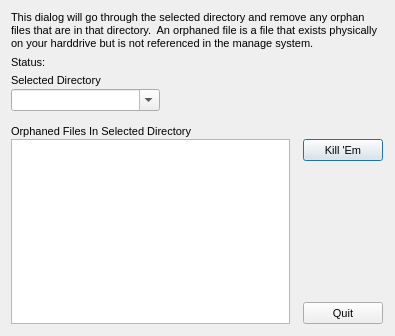
<?xml version="1.0"?>
<ui version="4.0">
  <class>OrphanRemoveDialog</class>
  <widget class="QDialog" name="IDD_ORPHAN">
    <property name="geometry">
      <rect>
        <x>0</x>
        <y>0</y>
        <width>395</width>
        <height>336</height>
      </rect>
    </property>
    <property name="windowTitle">
      <string>Orphan Hunter</string>
    </property>
    <property name="font">
      <font>
        <family>Liberation Sans</family>
        <pointsize>8</pointsize>
        <bold>false</bold>
        <italic>false</italic>
      </font>
    </property>
    <property name="enabled">
      <bool>true</bool>
    </property>
    <property name="windowFlags">
      <set>Qt::Dialog|Qt::WindowCloseButtonHint</set>
    </property>
    <property name="minimumSize">
      <size>
        <width>395</width>
        <height>336</height>
      </size>
    </property>
    <property name="maximumSize">
      <size>
        <width>395</width>
        <height>336</height>
      </size>
    </property>
    <widget class="QWidget" name="widget">
      <property name="geometry">
        <rect>
          <x>0</x>
          <y>0</y>
          <width>0</width>
          <height>0</height>
        </rect>
      </property>
      <property name="visible">
        <bool>true</bool>
      </property>
      <property name="enabled">
        <bool>true</bool>
      </property>
    </widget>
    <widget class="QLabel" name="IDC_STATIC">
      <property name="wordWrap">
        <bool>true</bool>
      </property>
      <property name="geometry">
        <rect>
          <x>11</x>
          <y>11</y>
          <width>372</width>
          <height>47</height>
        </rect>
      </property>
      <property name="text">
        <string>This dialog will go through the selected directory and remove any orphan files that are in that directory.  An orphaned file is a file that exists physically on your harddrive but is not referenced in the manage system.</string>
      </property>
      <property name="visible">
        <bool>true</bool>
      </property>
      <property name="enabled">
        <bool>true</bool>
      </property>
      <property name="alignment">
        <set>Qt::AlignLeft</set>
      </property>
    </widget>
    <widget class="QLabel" name="IDC_STATIC_2">
      <property name="geometry">
        <rect>
          <x>11</x>
          <y>56</y>
          <width>51</width>
          <height>13</height>
        </rect>
      </property>
      <property name="text">
        <string>Status:</string>
      </property>
      <property name="visible">
        <bool>true</bool>
      </property>
      <property name="enabled">
        <bool>true</bool>
      </property>
      <property name="alignment">
        <set>Qt::AlignLeft</set>
      </property>
    </widget>
    <widget class="QLabel" name="IDC_STATUS">
      <property name="geometry">
        <rect>
          <x>49</x>
          <y>56</y>
          <width>269</width>
          <height>13</height>
        </rect>
      </property>
      <property name="visible">
        <bool>true</bool>
      </property>
      <property name="enabled">
        <bool>true</bool>
      </property>
      <property name="alignment">
        <set>Qt::AlignLeft</set>
      </property>
    </widget>
    <widget class="QLabel" name="IDC_STATIC_3">
      <property name="geometry">
        <rect>
          <x>11</x>
          <y>74</y>
          <width>94</width>
          <height>13</height>
        </rect>
      </property>
      <property name="text">
        <string>Selected Directory</string>
      </property>
      <property name="visible">
        <bool>true</bool>
      </property>
      <property name="enabled">
        <bool>true</bool>
      </property>
      <property name="alignment">
        <set>Qt::AlignLeft</set>
      </property>
    </widget>
    <widget class="QLabel" name="IDC_STATS">
      <property name="geometry">
        <rect>
          <x>168</x>
          <y>82</y>
          <width>160</width>
          <height>42</height>
        </rect>
      </property>
      <property name="visible">
        <bool>true</bool>
      </property>
      <property name="enabled">
        <bool>true</bool>
      </property>
      <property name="alignment">
        <set>Qt::AlignLeft</set>
      </property>
    </widget>
    <widget class="QComboBox" name="IDC_DIRECTORY">
      <property name="maxVisibleItems">
        <number>11</number>
      </property>
      <property name="geometry">
        <rect>
          <x>11</x>
          <y>89</y>
          <width>149</width>
          <height>22</height>
        </rect>
      </property>
      <property name="visible">
        <bool>true</bool>
      </property>
      <property name="enabled">
        <bool>true</bool>
      </property>
      <property name="editable">
        <bool>true</bool>
      </property>
    </widget>
    <widget class="QLabel" name="IDC_STATIC_4">
      <property name="geometry">
        <rect>
          <x>11</x>
          <y>125</y>
          <width>186</width>
          <height>13</height>
        </rect>
      </property>
      <property name="text">
        <string>Orphaned Files In Selected Directory</string>
      </property>
      <property name="visible">
        <bool>true</bool>
      </property>
      <property name="enabled">
        <bool>true</bool>
      </property>
      <property name="alignment">
        <set>Qt::AlignLeft</set>
      </property>
    </widget>
    <widget class="QListWidget" name="IDC_LIST">
      <property name="geometry">
        <rect>
          <x>11</x>
          <y>139</y>
          <width>279</width>
          <height>185</height>
        </rect>
      </property>
      <property name="visible">
        <bool>true</bool>
      </property>
      <property name="enabled">
        <bool>true</bool>
      </property>
      <property name="selectionMode">
        <enum>QAbstractItemView::SingleSelection</enum>
      </property>
    </widget>
    <widget class="QPushButton" name="IDOK">
      <property name="geometry">
        <rect>
          <x>303</x>
          <y>139</y>
          <width>80</width>
          <height>22</height>
        </rect>
      </property>
      <property name="text">
        <string>Kill 'Em</string>
      </property>
      <property name="visible">
        <bool>true</bool>
      </property>
      <property name="enabled">
        <bool>true</bool>
      </property>
      <property name="default">
        <bool>true</bool>
      </property>
      <property name="autoDefault">
        <bool>true</bool>
      </property>
    </widget>
    <widget class="QPushButton" name="IDCANCEL">
      <property name="geometry">
        <rect>
          <x>303</x>
          <y>302</y>
          <width>80</width>
          <height>22</height>
        </rect>
      </property>
      <property name="text">
        <string>Quit</string>
      </property>
      <property name="visible">
        <bool>true</bool>
      </property>
      <property name="enabled">
        <bool>true</bool>
      </property>
      <property name="default">
        <bool>false</bool>
      </property>
      <property name="autoDefault">
        <bool>false</bool>
      </property>
    </widget>
    <action name="IDD_ORPHANHUNTER">
      <property name="text">
        <string>Orphan Hunter</string>
      </property>
    </action>
    <action name="IDD_REORDER_PAGES">
      <property name="text">
        <string>Reorder Net Pages</string>
      </property>
    </action>
    <action name="IDD_SHOW_ALL_CHECKED_OUT">
      <property name="text">
        <string>Show All Pages Checked Out</string>
      </property>
    </action>
    <action name="IDM_IMPORT_BITMAP">
      <property name="text">
        <string>Bitmap/Animation Converter...</string>
      </property>
    </action>
    <action name="ID_APP_ABOUT">
      <property name="text">
        <string>&amp;About editor...</string>
      </property>
    </action>
    <action name="ID_APP_EXIT">
      <property name="text">
        <string>E&amp;xit</string>
      </property>
      <property name="shortcut">
        <string>Alt+X</string>
      </property>
    </action>
    <action name="ID_BRIEFING_EDITOR">
      <property name="text">
        <string>Briefing Editor...</string>
      </property>
    </action>
    <action name="ID_BUTTON_LIGHTING">
      <property name="text">
        <string>ID_BUTTON_LIGHTING</string>
      </property>
    </action>
    <action name="ID_BUTTON_OUTLINE">
      <property name="text">
        <string>ID_BUTTON_OUTLINE</string>
      </property>
    </action>
    <action name="ID_BUTTON_WINDOWSELECTION">
      <property name="text">
        <string>ID_BUTTON_WINDOWSELECTION</string>
      </property>
    </action>
    <action name="ID_D3HELP">
      <property name="text">
        <string>Help on D3 Editor</string>
      </property>
    </action>
    <action name="ID_EDITORS_AIPROPERTIES">
      <property name="text">
        <string>AI Properties...</string>
      </property>
    </action>
    <action name="ID_EDITORS_AMBIENTSOUNDS">
      <property name="text">
        <string>Ambient Sounds...</string>
      </property>
    </action>
    <action name="ID_EDITORS_DALLAS">
      <property name="text">
        <string>Dallas Graphical Script Editor...</string>
      </property>
    </action>
    <action name="ID_EDITORS_FILES">
      <property name="text">
        <string>Files...</string>
      </property>
    </action>
    <action name="ID_EDITORS_MEGACELLS">
      <property name="text">
        <string>Megacells...</string>
      </property>
    </action>
    <action name="ID_EDIT_ADDSELECT">
      <property name="text">
        <string>Add Current Room to Selected List</string>
      </property>
    </action>
    <action name="ID_EDIT_ATTACH">
      <property name="text">
        <string>&amp;Attach</string>
      </property>
    </action>
    <action name="ID_EDIT_CLEARSELECTED">
      <property name="text">
        <string>Clear Selected List</string>
      </property>
    </action>
    <action name="ID_EDIT_COPY">
      <property name="text">
        <string>&amp;Copy</string>
      </property>
      <property name="shortcut">
        <string>Ctrl+Ins</string>
      </property>
    </action>
    <action name="ID_EDIT_CUT">
      <property name="text">
        <string>Cu&amp;t</string>
      </property>
      <property name="shortcut">
        <string>Shift+Del</string>
      </property>
    </action>
    <action name="ID_EDIT_DELETE">
      <property name="text">
        <string>&amp;Delete</string>
      </property>
    </action>
    <action name="ID_EDIT_LOADSCRAP">
      <property name="text">
        <string>Load Scrap from Disk</string>
      </property>
    </action>
    <action name="ID_EDIT_PASTE">
      <property name="text">
        <string>&amp;Paste</string>
      </property>
      <property name="shortcut">
        <string>Shift+Ins</string>
      </property>
    </action>
    <action name="ID_EDIT_PLACE">
      <property name="text">
        <string>&amp;Place in Mine</string>
      </property>
    </action>
    <action name="ID_EDIT_PLACE_TERRAIN">
      <property name="text">
        <string>&amp;Place on Terrain</string>
      </property>
    </action>
    <action name="ID_EDIT_REMOVESELECT">
      <property name="text">
        <string>Remove Current Room from Selected List</string>
      </property>
    </action>
    <action name="ID_EDIT_SAVESCRAP">
      <property name="text">
        <string>Save Scrap to Disk</string>
      </property>
    </action>
    <action name="ID_EDIT_SELECTATTACHED">
      <property name="text">
        <string>Select All Rooms Attached to Current Room</string>
      </property>
    </action>
    <action name="ID_EDIT_UNDO">
      <property name="text">
        <string>&amp;Undo</string>
      </property>
      <property name="shortcut">
        <string>Alt+Backspace</string>
      </property>
    </action>
    <action name="ID_FILE_AUTOSAVE">
      <property name="text">
        <string>Autosave</string>
      </property>
      <property name="checkable">
        <bool>true</bool>
      </property>
    </action>
    <action name="ID_FILE_CHECKMINE">
      <property name="text">
        <string>&amp;Check Mine</string>
      </property>
    </action>
    <action name="ID_FILE_FIXCRACKS">
      <property name="text">
        <string>Fix Level Cracks</string>
      </property>
    </action>
    <action name="ID_FILE_FIXDEGENERATEFACES">
      <property name="text">
        <string>Fix/Remove Degenerate Faces</string>
      </property>
    </action>
    <action name="ID_FILE_IMPORT_ROOM">
      <property name="text">
        <string>Import 3DSMax Room</string>
      </property>
    </action>
    <action name="ID_FILE_INFORMATION">
      <property name="text">
        <string>&amp;Information</string>
      </property>
      <property name="shortcut">
        <string>Alt+I</string>
      </property>
    </action>
    <action name="ID_FILE_LEAVE_EDITOR">
      <property name="text">
        <string>Go to main menu...</string>
      </property>
    </action>
    <action name="ID_FILE_LEVELPROPS">
      <property name="text">
        <string>Set Selected Room(s) Properties</string>
      </property>
    </action>
    <action name="ID_FILE_LEVEL_INFO">
      <property name="text">
        <string>Edit Level Info...</string>
      </property>
    </action>
    <action name="ID_FILE_MRU_FILE1">
      <property name="text">
        <string>Recent File</string>
      </property>
      <property name="enabled">
        <bool>false</bool>
      </property>
    </action>
    <action name="ID_FILE_NEW">
      <property name="text">
        <string>&amp;New</string>
      </property>
      <property name="shortcut">
        <string>Ctrl+N</string>
      </property>
    </action>
    <action name="ID_FILE_OPEN">
      <property name="text">
        <string>&amp;Open...</string>
      </property>
      <property name="shortcut">
        <string>Ctrl+O</string>
      </property>
    </action>
    <action name="ID_FILE_PLAY640X480">
      <property name="text">
        <string>&amp;Play in 640 x 480</string>
      </property>
      <property name="shortcut">
        <string>Alt+P</string>
      </property>
    </action>
    <action name="ID_FILE_PREFERENCES">
      <property name="text">
        <string>Preferences</string>
      </property>
    </action>
    <action name="ID_FILE_PRINT">
      <property name="text">
        <string>&amp;Print...</string>
      </property>
      <property name="shortcut">
        <string>Ctrl+P</string>
      </property>
    </action>
    <action name="ID_FILE_PRINT_PREVIEW">
      <property name="text">
        <string>Print Pre&amp;view</string>
      </property>
    </action>
    <action name="ID_FILE_PRINT_SETUP">
      <property name="text">
        <string>P&amp;rint Setup...</string>
      </property>
    </action>
    <action name="ID_FILE_REMOVEDUPLICATEFACESFROMCURRENTROOM">
      <property name="text">
        <string>Remove Duplicate Faces from Current Room</string>
      </property>
    </action>
    <action name="ID_FILE_REMOVEEXTRAPOINTS">
      <property name="text">
        <string>Remove Extra Points</string>
      </property>
    </action>
    <action name="ID_FILE_RESTOREGAMESTATE">
      <property name="text">
        <string>Restore Gamestate</string>
      </property>
    </action>
    <action name="ID_FILE_SAVE">
      <property name="text">
        <string>&amp;Save</string>
      </property>
      <property name="shortcut">
        <string>Ctrl+S</string>
      </property>
    </action>
    <action name="ID_FILE_SAVEGOALTEXT">
      <property name="text">
        <string>Save Goal Text to File</string>
      </property>
    </action>
    <action name="ID_FILE_SAVE_AS">
      <property name="text">
        <string>Save &amp;As...</string>
      </property>
    </action>
    <action name="ID_FILE_SAVE_COPY_AS">
      <property name="text">
        <string>Save Copy &amp;As...</string>
      </property>
    </action>
    <action name="ID_FILE_STATS">
      <property name="text">
        <string>Show Level Stats</string>
      </property>
    </action>
    <action name="ID_FILE_UPDATE">
      <property name="text">
        <string>&amp;Update</string>
      </property>
      <property name="shortcut">
        <string>Ctrl+S</string>
      </property>
    </action>
    <action name="ID_FILE_VERIFY_LEVEL">
      <property name="text">
        <string>Verify Level</string>
      </property>
    </action>
    <action name="ID_HOTSPOT_TGA">
      <property name="text">
        <string>HotSpot TGA Extractor...</string>
      </property>
    </action>
    <action name="ID_MINE_VIEW">
      <property name="text">
        <string>Mine View</string>
      </property>
      <property name="shortcut">
        <string>F2</string>
      </property>
    </action>
    <action name="ID_OBJBUTTON">
      <property name="text">
        <string>ID_OBJBUTTON</string>
      </property>
    </action>
    <action name="ID_OBJECT_DELETEOBJECT">
      <property name="text">
        <string>Delete Object</string>
      </property>
      <property name="shortcut">
        <string>Del</string>
      </property>
    </action>
    <action name="ID_OBJECT_MOVEPLAYER">
      <property name="text">
        <string>Move Player 0 to Viewer</string>
      </property>
    </action>
    <action name="ID_OBJECT_PLACECAMERAATCURRENTFACE">
      <property name="text">
        <string>Create New Camera at Current Face</string>
      </property>
    </action>
    <action name="ID_OBJECT_PLACECAMERAATVIEWER">
      <property name="text">
        <string>Create New Camera at Viewer</string>
      </property>
    </action>
    <action name="ID_OBJECT_PLACEOBJECT">
      <property name="text">
        <string>Place Object</string>
      </property>
      <property name="shortcut">
        <string>Ins</string>
      </property>
    </action>
    <action name="ID_OBJECT_PLACESOUNDSOURCEATVIEWER">
      <property name="text">
        <string>Create SoundSource at Viewer</string>
      </property>
    </action>
    <action name="ID_OBJECT_PLACEWAYPOINTATVIEWER">
      <property name="text">
        <string>Place Waypoint at Viewer</string>
      </property>
    </action>
    <action name="ID_OBJECT_SELECTBYNUMBER">
      <property name="text">
        <string>Select Object By Number</string>
      </property>
    </action>
    <action name="ID_OBJECT_SETCAMERAFROMVIEWER">
      <property name="text">
        <string>Move Camera to Viewer</string>
      </property>
    </action>
    <action name="ID_OBJECT_SETVIEWERFROMCAMERA">
      <property name="text">
        <string>Move Viewer to Camera</string>
      </property>
    </action>
    <action name="ID_OSIRISCOMPILE">
      <property name="text">
        <string>ID_OSIRISCOMPILE</string>
      </property>
    </action>
    <action name="ID_REINIT_OPENGL">
      <property name="text">
        <string>ID_REINIT_OPENGL</string>
      </property>
    </action>
    <action name="ID_ROOM_ADD">
      <property name="text">
        <string>&amp;Add Room at Current Face</string>
      </property>
      <property name="shortcut">
        <string>Shift+A</string>
      </property>
    </action>
    <action name="ID_ROOM_ADDVERTTONEWFACE">
      <property name="text">
        <string>Add Vert to New Face</string>
      </property>
      <property name="shortcut">
        <string>Shift+V</string>
      </property>
    </action>
    <action name="ID_ROOM_ATTACHROOM">
      <property name="text">
        <string>Attach Room</string>
      </property>
    </action>
    <action name="ID_ROOM_BUILDBRIDGE">
      <property name="text">
        <string>&amp;Build Bridge</string>
      </property>
    </action>
    <action name="ID_ROOM_BUILDSMOOTHBRIDGE">
      <property name="text">
        <string>Build Smooth Bridge</string>
      </property>
      <property name="shortcut">
        <string>Ctrl+B</string>
      </property>
    </action>
    <action name="ID_ROOM_CLEARCENTERPOINT">
      <property name="text">
        <string>Clear Center Point</string>
      </property>
    </action>
    <action name="ID_ROOM_COMBINE">
      <property name="text">
        <string>Combine Rooms</string>
      </property>
    </action>
    <action name="ID_ROOM_DELETE">
      <property name="text">
        <string>Delete Current Room</string>
      </property>
    </action>
    <action name="ID_ROOM_DELETECONNECTEDFACES">
      <property name="text">
        <string>Delete Connected Faces</string>
      </property>
    </action>
    <action name="ID_ROOM_DELETEFACE">
      <property name="text">
        <string>Delete Current Face</string>
      </property>
    </action>
    <action name="ID_ROOM_DELETEPORTAL">
      <property name="text">
        <string>Delete Current Portal</string>
      </property>
    </action>
    <action name="ID_ROOM_DELETEVERT">
      <property name="text">
        <string>Delete Current Vert From Face</string>
      </property>
    </action>
    <action name="ID_ROOM_DROPROOM">
      <property name="text">
        <string>Drop Room</string>
      </property>
    </action>
    <action name="ID_ROOM_FACE_ADDVERTTOEDGE">
      <property name="text">
        <string>Add Vert To Edge</string>
      </property>
    </action>
    <action name="ID_ROOM_FACE_DELETEVERTONEDGE">
      <property name="text">
        <string>Delete Vert on Edge</string>
      </property>
    </action>
    <action name="ID_ROOM_FACE_MOVEVERTONEDGE">
      <property name="text">
        <string>Move Vert on Edge</string>
      </property>
    </action>
    <action name="ID_ROOM_FACE_SPLITFACE">
      <property name="text">
        <string>Split Face</string>
      </property>
    </action>
    <action name="ID_ROOM_FINISHNEWFACE">
      <property name="text">
        <string>Add Last Point to New Face (Finish Face)</string>
      </property>
    </action>
    <action name="ID_ROOM_GRABTEXTURE">
      <property name="text">
        <string>Grab Texture</string>
      </property>
      <property name="shortcut">
        <string>G</string>
      </property>
    </action>
    <action name="ID_ROOM_JOINROOMS">
      <property name="text">
        <string>Join Rooms</string>
      </property>
    </action>
    <action name="ID_ROOM_JOINROOMSEXACT">
      <property name="text">
        <string>Join Rooms Exact</string>
      </property>
    </action>
    <action name="ID_ROOM_JOIN_ADJACENT_FACES">
      <property name="text">
        <string>Join Adjacent Faces</string>
      </property>
    </action>
    <action name="ID_ROOM_LINKTONEWEXTERNAL">
      <property name="text">
        <string>Link Room to New External Room</string>
      </property>
    </action>
    <action name="ID_ROOM_MARK">
      <property name="text">
        <string>&amp;Mark Room/Face</string>
      </property>
      <property name="shortcut">
        <string>Ctrl+M</string>
      </property>
    </action>
    <action name="ID_ROOM_MERGEOBJECTINTOROOM">
      <property name="text">
        <string>Merge Object into Room</string>
      </property>
    </action>
    <action name="ID_ROOM_NEXTFACE">
      <property name="text">
        <string>Next Face</string>
      </property>
      <property name="shortcut">
        <string>F</string>
      </property>
    </action>
    <action name="ID_ROOM_PLACEROOM">
      <property name="text">
        <string>Place Room at Current Room</string>
      </property>
    </action>
    <action name="ID_ROOM_PLACETERRAINROOM">
      <property name="text">
        <string>Place Room at Current Terrain Cell</string>
      </property>
    </action>
    <action name="ID_ROOM_PREVIOUSFACE">
      <property name="text">
        <string>Previous Face</string>
      </property>
      <property name="shortcut">
        <string>Shift+F</string>
      </property>
    </action>
    <action name="ID_ROOM_PROPAGATETOADJACENTCOPLANARFACES">
      <property name="text">
        <string>Propagate to Adjacent Coplanar Faces</string>
      </property>
      <property name="shortcut">
        <string>Ctrl+F</string>
      </property>
    </action>
    <action name="ID_ROOM_PROPAGATETOALL">
      <property name="text">
        <string>Propagate to All Faces in Room</string>
      </property>
      <property name="shortcut">
        <string>Shift+R</string>
      </property>
    </action>
    <action name="ID_ROOM_RENAMEROOM">
      <property name="text">
        <string>Rename Room</string>
      </property>
      <property name="shortcut">
        <string>Ctrl+R</string>
      </property>
    </action>
    <action name="ID_ROOM_ROTATEPLACEDROOM45DEGREES">
      <property name="text">
        <string>Rotate Placed Room 45 Degrees</string>
      </property>
    </action>
    <action name="ID_ROOM_SAVECURRENTROOM">
      <property name="text">
        <string>Save Current Room</string>
      </property>
    </action>
    <action name="ID_ROOM_SELECTBYNUMBER">
      <property name="text">
        <string>Select Room by Number</string>
      </property>
    </action>
    <action name="ID_ROOM_SELECTFACEBYNUMBER">
      <property name="text">
        <string>Select Face by Number</string>
      </property>
    </action>
    <action name="ID_ROOM_SETCENTERFROMVIEWER">
      <property name="text">
        <string>Set Room Center from Viewer</string>
      </property>
    </action>
    <action name="ID_ROOM_SNAPPLACEDROOM">
      <property name="text">
        <string>Snap Placed Room</string>
      </property>
    </action>
    <action name="ID_ROOM_SNAPPOINTTOEDGE">
      <property name="text">
        <string>Snap Point to Edge</string>
      </property>
    </action>
    <action name="ID_ROOM_SNAPPOINTTOFACE">
      <property name="text">
        <string>Snap Point to Face</string>
      </property>
    </action>
    <action name="ID_ROOM_SNAPPOINTTOPOINT">
      <property name="text">
        <string>Snap Point to Point</string>
      </property>
    </action>
    <action name="ID_ROOM_SPLITFACE">
      <property name="text">
        <string>Triangulate face</string>
      </property>
    </action>
    <action name="ID_ROOM_STARTNEWFACE">
      <property name="text">
        <string>Add First Point to New Face (Start Face)</string>
      </property>
    </action>
    <action name="ID_ROOM_SWAPMAKEDANDCURRENTROOMFACE">
      <property name="text">
        <string>Swap Marked and Current Room/Face</string>
      </property>
    </action>
    <action name="ID_ROOM_UNDOSNAP">
      <property name="text">
        <string>Undo Snap</string>
      </property>
    </action>
    <action name="ID_ROOM_UNPLACEROOM">
      <property name="text">
        <string>Un-place Room/Group/Door</string>
      </property>
    </action>
    <action name="ID_ROOM_VIEW">
      <property name="text">
        <string>Room View</string>
      </property>
      <property name="shortcut">
        <string>F4</string>
      </property>
    </action>
    <action name="ID_SCRIPT_LEVEL_INTERFACE">
      <property name="text">
        <string>Levels and Scripts...</string>
      </property>
    </action>
    <action name="ID_SUBEDITORS_FONT">
      <property name="text">
        <string>Font Editor...</string>
      </property>
    </action>
    <action name="ID_SUBEDITORS_HOGMAKER">
      <property name="text">
        <string>Hog Maker...</string>
      </property>
    </action>
    <action name="ID_SUBEDITORS_TABLEFILEEDIT">
      <property name="text">
        <string>Table File Text Editor...</string>
      </property>
    </action>
    <action name="ID_SUBEDITORS_TABLEFILEFILTER">
      <property name="text">
        <string>Table File Filter...</string>
      </property>
    </action>
    <action name="ID_TABLEEDIT_FILE_EXIT">
      <property name="text">
        <string>&amp;Exit</string>
      </property>
    </action>
    <action name="ID_TABLEEDIT_FILE_LOAD">
      <property name="text">
        <string>&amp;Load...</string>
      </property>
    </action>
    <action name="ID_TABLEEDIT_FILE_SAVE">
      <property name="text">
        <string>&amp;Save</string>
      </property>
    </action>
    <action name="ID_TABLEEDIT_FILE_SAVE_AS">
      <property name="text">
        <string>S&amp;ave as...</string>
      </property>
    </action>
    <action name="ID_TABLEFILTER_FILE_EXIT">
      <property name="text">
        <string>Exit</string>
      </property>
    </action>
    <action name="ID_TABLEFILTER_FILE_LOAD">
      <property name="text">
        <string>Load...</string>
      </property>
    </action>
    <action name="ID_TABLEFILTER_FILE_NEW">
      <property name="text">
        <string>New</string>
      </property>
    </action>
    <action name="ID_TABLEFILTER_FILE_SAVE">
      <property name="text">
        <string>Save</string>
      </property>
    </action>
    <action name="ID_TABLEFILTER_FILE_SAVEAS">
      <property name="text">
        <string>Save as...</string>
      </property>
    </action>
    <action name="ID_TERRAIN_VIEW">
      <property name="text">
        <string>Terrain View</string>
      </property>
      <property name="shortcut">
        <string>F3</string>
      </property>
    </action>
    <action name="ID_TEST_TEST1">
      <property name="text">
        <string>Test function 1</string>
      </property>
    </action>
    <action name="ID_TEST_TEST2">
      <property name="text">
        <string>Test function 2</string>
      </property>
    </action>
    <action name="ID_TEST_TEST3">
      <property name="text">
        <string>Test function 3</string>
      </property>
    </action>
    <action name="ID_TOOLS_WORLD_OBJECTS_BUILDINGS">
      <property name="text">
        <string>Buildings...</string>
      </property>
    </action>
    <action name="ID_TOOLS_WORLD_OBJECTS_CLUTTER">
      <property name="text">
        <string>Clutter...</string>
      </property>
    </action>
    <action name="ID_TOOLS_WORLD_OBJECTS_DOOR">
      <property name="text">
        <string>Doors...</string>
      </property>
    </action>
    <action name="ID_TOOLS_WORLD_OBJECTS_LIGHTS">
      <property name="text">
        <string>Lights...</string>
      </property>
    </action>
    <action name="ID_TOOLS_WORLD_OBJECTS_PLAYER">
      <property name="text">
        <string>Player Ships...</string>
      </property>
    </action>
    <action name="ID_TOOLS_WORLD_OBJECTS_POWERUPS">
      <property name="text">
        <string>Powerups...</string>
      </property>
    </action>
    <action name="ID_TOOLS_WORLD_OBJECTS_ROBOTS">
      <property name="text">
        <string>Robots...</string>
      </property>
    </action>
    <action name="ID_TOOLS_WORLD_OBJECTS_SOUND">
      <property name="text">
        <string>Sounds...</string>
      </property>
    </action>
    <action name="ID_TOOLS_WORLD_TEXTURES">
      <property name="text">
        <string>Textures...</string>
      </property>
    </action>
    <action name="ID_TOOLS_WORLD_WEAPONS">
      <property name="text">
        <string>Weapons...</string>
      </property>
    </action>
    <action name="ID_VIEW_CENTERONCUBE">
      <property name="text">
        <string>Center on Current &amp;Room</string>
      </property>
      <property name="shortcut">
        <string>Home</string>
      </property>
    </action>
    <action name="ID_VIEW_CENTERONMINE">
      <property name="text">
        <string>Center on &amp;Mine Origin</string>
      </property>
    </action>
    <action name="ID_VIEW_CENTERONOBJECT">
      <property name="text">
        <string>Center on Current &amp;Object</string>
      </property>
    </action>
    <action name="ID_VIEW_DELETEVIEWER">
      <property name="text">
        <string>Delete Viewer</string>
      </property>
    </action>
    <action name="ID_VIEW_FLIP">
      <property name="text">
        <string>Flip Viewer</string>
      </property>
      <property name="shortcut">
        <string>/</string>
      </property>
    </action>
    <action name="ID_VIEW_KEYPAD_TOGGLE">
      <property name="text">
        <string>Keypad</string>
      </property>
      <property name="shortcut">
        <string>F10</string>
      </property>
    </action>
    <action name="ID_VIEW_MOVECAMERATOCURRENTOBJECT">
      <property name="text">
        <string>Move camera to Current Object</string>
      </property>
    </action>
    <action name="ID_VIEW_MOVECAMERATOSELECTEDFACE">
      <property name="text">
        <string>Move camera to &amp;Current Face</string>
      </property>
      <property name="shortcut">
        <string>Shift+C</string>
      </property>
    </action>
    <action name="ID_VIEW_MOVECAMERATOSELECTEDROOM">
      <property name="text">
        <string>Move camera to &amp;Current Room</string>
      </property>
      <property name="shortcut">
        <string>C</string>
      </property>
    </action>
    <action name="ID_VIEW_NEWVIEWER">
      <property name="text">
        <string>New Viewer</string>
      </property>
    </action>
    <action name="ID_VIEW_NEXTVIEWER">
      <property name="text">
        <string>Next Viewer</string>
      </property>
    </action>
    <action name="ID_VIEW_RESETVIEWRADIUS">
      <property name="text">
        <string>Reset View Radius</string>
      </property>
    </action>
    <action name="ID_VIEW_SHOWOBJECTSINWIREFRAMEVIEW">
      <property name="text">
        <string>Show objects in Wireframe view</string>
      </property>
    </action>
    <action name="ID_VIEW_SHOWVIEWERFORWARDVECTOR">
      <property name="text">
        <string>Show Viewer Forward Vector</string>
      </property>
    </action>
    <action name="ID_VIEW_STATUS_BAR">
      <property name="text">
        <string>&amp;Status Bar</string>
      </property>
    </action>
    <action name="ID_VIEW_TEXTUREMINE">
      <property name="text">
        <string>Te&amp;xtured view</string>
      </property>
    </action>
    <action name="ID_VIEW_TOOLBAR">
      <property name="text">
        <string>&amp;Toolbar</string>
      </property>
    </action>
    <action name="ID_VIEW_VIEWPROP">
      <property name="text">
        <string>Display Viewer Properties</string>
      </property>
    </action>
    <action name="ID_VIEW_WIREFRAMEMINE">
      <property name="text">
        <string>&amp;Wireframe view</string>
      </property>
    </action>
    <action name="ID_WINDOW_CASCADE">
      <property name="text">
        <string>&amp;Cascade</string>
      </property>
    </action>
    <action name="ID_WINDOW_TILE">
      <property name="text">
        <string>&amp;Tile</string>
      </property>
    </action>
    <action name="ID_ZBUTTON">
      <property name="text">
        <string>ID_ZBUTTON</string>
      </property>
    </action>
  </widget>
</ui>
